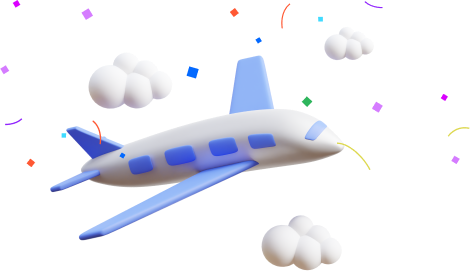
#> input picture apps/web/app/assets/plane-takeoff.png, 470 x 276 px, given in place of paradise-logo.png, which was not available
$ python buat-og-image.py
#> lines starting #> are read from the running program, lines starting #| are printed output that depends on the picture; pictures that were not available may be replaced by others from this repository, and a replacement may not be noted
#!/usr/bin/env python3
# Copyright (c) 2023-present Plane Software, Inc. and contributors
# SPDX-License-Identifier: AGPL-3.0-only
# See the LICENSE file for details.
"""Susun gambar pratinjau tautan (Open Graph) dari aset merek yang ada.

Gambar bawaan Plane adalah materi pemasaran mereka ("Modern project management,
powerful, flexible, and built to scale"), lengkap dengan logonya. Ia muncul tiap
kali seseorang membagikan tautan aplikasi di WhatsApp, Slack, atau Teams, dan di
situlah merek vendor paling terlihat oleh orang yang belum pernah membuka
aplikasinya.

Skrip ini disimpan, bukan sekadar gambarnya, supaya kalau logo atau nama berubah
tidak perlu ada yang membuka penyunting gambar dan menebak-nebak ukurannya.

Pakai:  python paradise/bin/buat-og-image.py
Hasil:  apps/web/app/assets/og-image.png (1200x630)
"""

from pathlib import Path

from PIL import Image, ImageDraw, ImageFont

AKAR = Path(__file__).resolve().parents[2]
ASET = AKAR / "apps/web/app/assets"

# Diambil langsung dari piksel logonya, bukan dikira-kira.
MERAH = (0xED, 0x1F, 0x24)
NAVY = (0x27, 0x27, 0x5A)
ABU = (0x6B, 0x72, 0x80)
GARIS = (0xE5, 0xE7, 0xEB)

# 1200x630 adalah ukuran yang diminta Open Graph dan dipakai WhatsApp, Slack,
# Teams, dan Twitter. Rasio yang meleset akan dipotong sembarangan oleh mereka.
LEBAR, TINGGI = 1200, 630
TEPI = 92


def font(nama, ukuran):
    """Segoe UI kalau ada, Arial sebagai cadangan.

    Keduanya ada di Windows; di mesin lain skrip ini akan melempar, dan itu
    disengaja. Diam-diam jatuh ke font bawaan Pillow menghasilkan gambar yang
    terlihat rusak, dan itu lebih buruk daripada gagal terang-terangan.
    """
    for f in nama:
        p = Path("C:/Windows/Fonts") / f
        if p.exists():
            return ImageFont.truetype(str(p), ukuran)
    raise SystemExit(f"font tidak ditemukan: {nama}")


def main() -> None:
    kanvas = Image.new("RGB", (LEBAR, TINGGI), "white")
#> kanvas: PIL image 1200x630 RGB; every value is 255
    d = ImageDraw.Draw(kanvas)

    # Pita merah setinggi kanvas. Satu elemen, satu warna merek, dan cukup untuk
    # membuat gambarnya terbaca sebagai milik seseorang alih-alih kartu kosong.
    d.rectangle([0, 0, 14, TINGGI], fill=MERAH)

    logo = Image.open(ASET / "images/paradise-logo.png").convert("RGBA")
#> logo is the input picture: PIL image 470x276 RGBA; mean R, G, B, A 36.6, 37.4, 43.7, 50.8
    logo = logo.resize((104, 104), Image.LANCZOS)
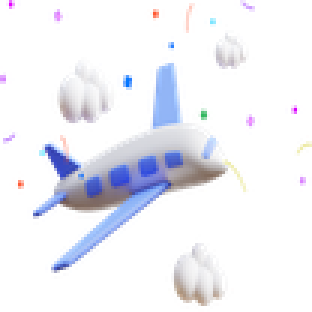
#> logo: PIL image 104x104 RGBA (shown 3 times larger); mean R, G, B, A 52, 51.2, 60.6, 51; transparent parts drawn white
    kanvas.paste(logo, (TEPI, 84), logo)
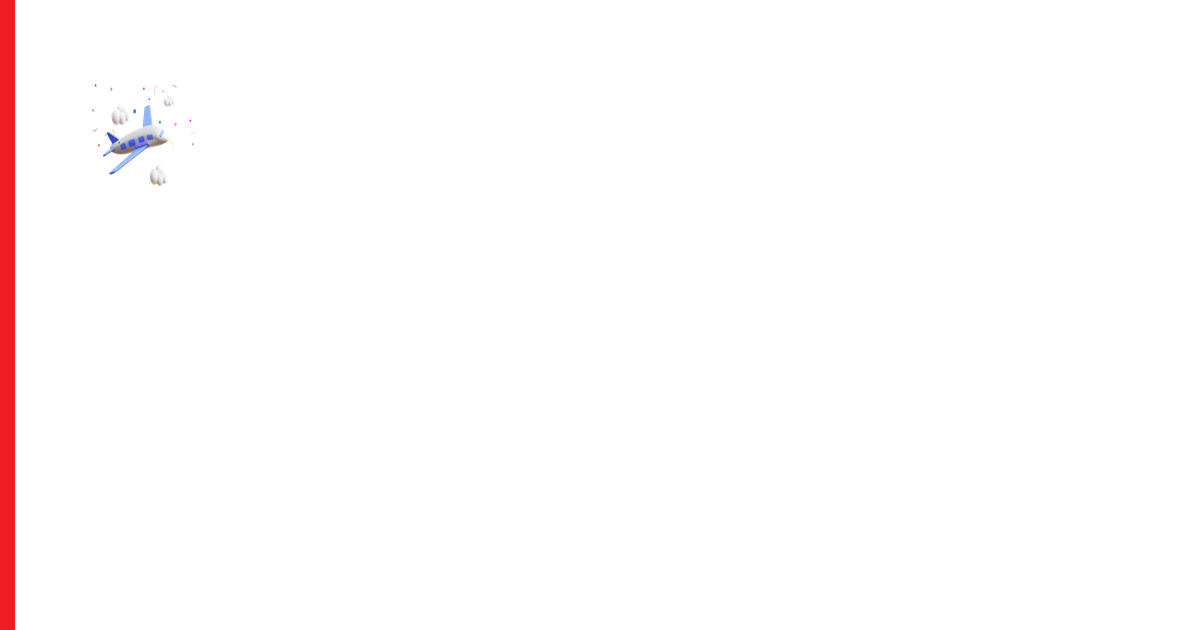
#> kanvas: PIL image 1200x630 RGB; mean R, G, B 254.5, 252, 252.1

    d.text((TEPI, 224), "Paradise Task Tracker", font=font(["segoeuib.ttf", "arialbd.ttf"], 74), fill=NAVY)
    d.text(
        (TEPI, 322),
        "Manajemen proyek & issue internal",
        font=font(["segoeui.ttf", "arial.ttf"], 34),
        fill=ABU,
    )
    d.text(
        (TEPI, 366),
        "PT Paradise Perkasa",
        font=font(["seguisb.ttf", "arial.ttf"], 34),
        fill=ABU,
    )

    d.line([TEPI, 476, LEBAR - TEPI, 476], fill=GARIS, width=2)

    alamat = "space.paradiseperkasa.com"
    f_alamat = font(["segoeui.ttf", "arial.ttf"], 26)
    lebar_alamat = d.textlength(alamat, font=f_alamat)
    d.text((LEBAR - TEPI - lebar_alamat, 528), alamat, font=f_alamat, fill=ABU)

    keluar = ASET / "og-image.png"
    kanvas.save(keluar, "PNG", optimize=True)
    print(f"ditulis: {keluar.relative_to(AKAR)} ({keluar.stat().st_size} byte, {LEBAR}x{TINGGI})")


if __name__ == "__main__":
#> (the run stopped early here; a loop or call above may not have finished)

$ run again, on apps/web/app/assets/user.png
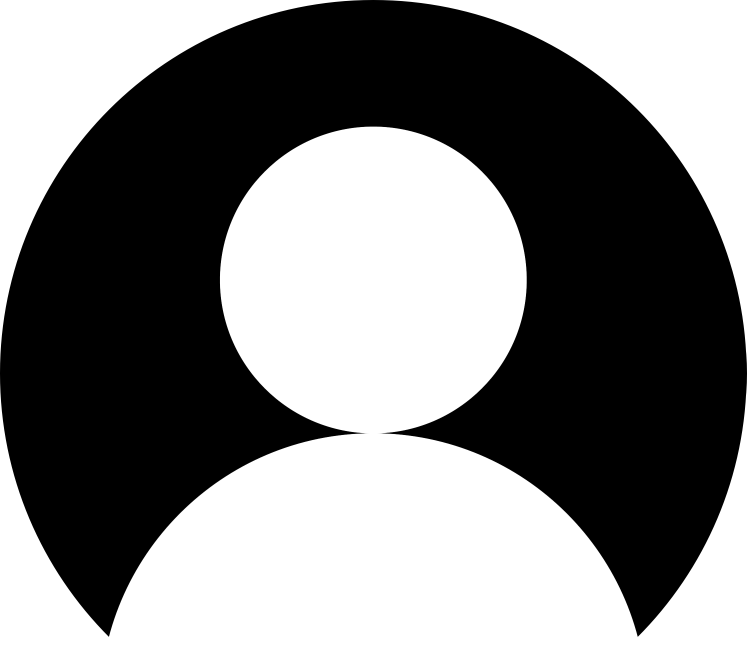
#> input picture apps/web/app/assets/user.png, 2240 x 1940 px, given in place of paradise-logo.png, which was not available (shown at 1/3 size)
#> in main, logo is the input picture: PIL image 2240x1940 RGBA; mean R, G, B, A 95.5, 102.2, 96.3, 129
#> in main, `logo = logo.resize((104, 104), Image.LANCZOS)`:
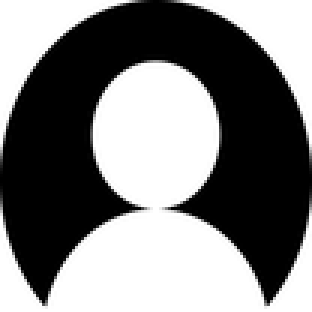
#> logo: PIL image 104x104 RGBA (shown 3 times larger); mean R, G, B, A 0.3, 0.3, 0.3, 129.1; transparent parts drawn white
#> in main, `kanvas.paste(logo, (TEPI, 84), logo)`:
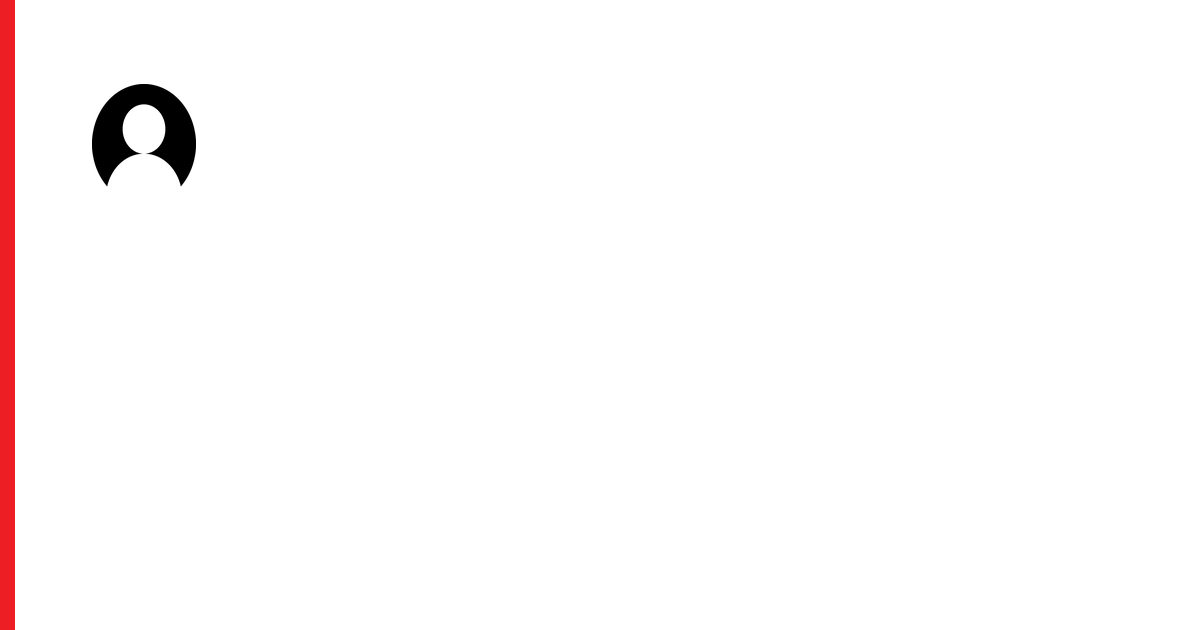
#> kanvas: PIL image 1200x630 RGB; mean R, G, B 252.9, 250.4, 250.4

$ run again, on apps/web/app/assets/instance-not-ready.webp
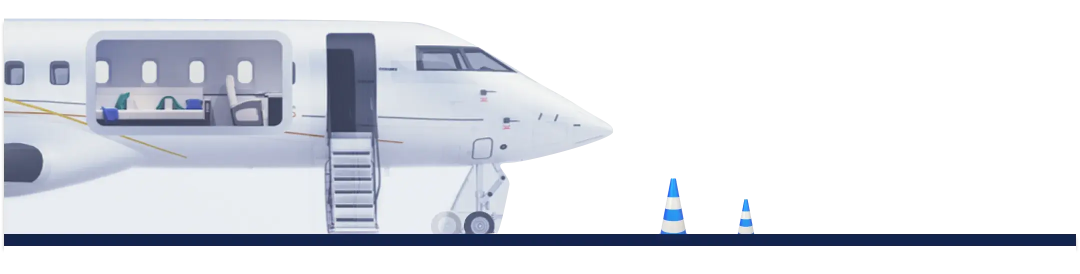
#> input picture apps/web/app/assets/instance-not-ready.webp, 2160 x 548 px, given in place of paradise-logo.png, which was not available (shown at 1/2 size)
#> in main, logo is the input picture: PIL image 2160x548 RGBA; mean R, G, B, A 76.6, 79.6, 86.7, 108.5
#> in main, `logo = logo.resize((104, 104), Image.LANCZOS)`:
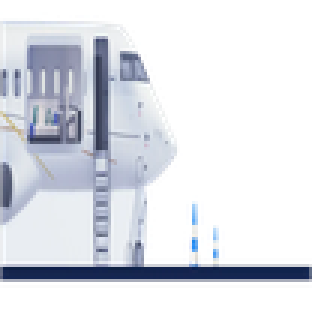
#> logo: PIL image 104x104 RGBA (shown 3 times larger); mean R, G, B, A 80.1, 84.6, 93, 108.7; transparent parts drawn white
#> in main, `kanvas.paste(logo, (TEPI, 84), logo)`:
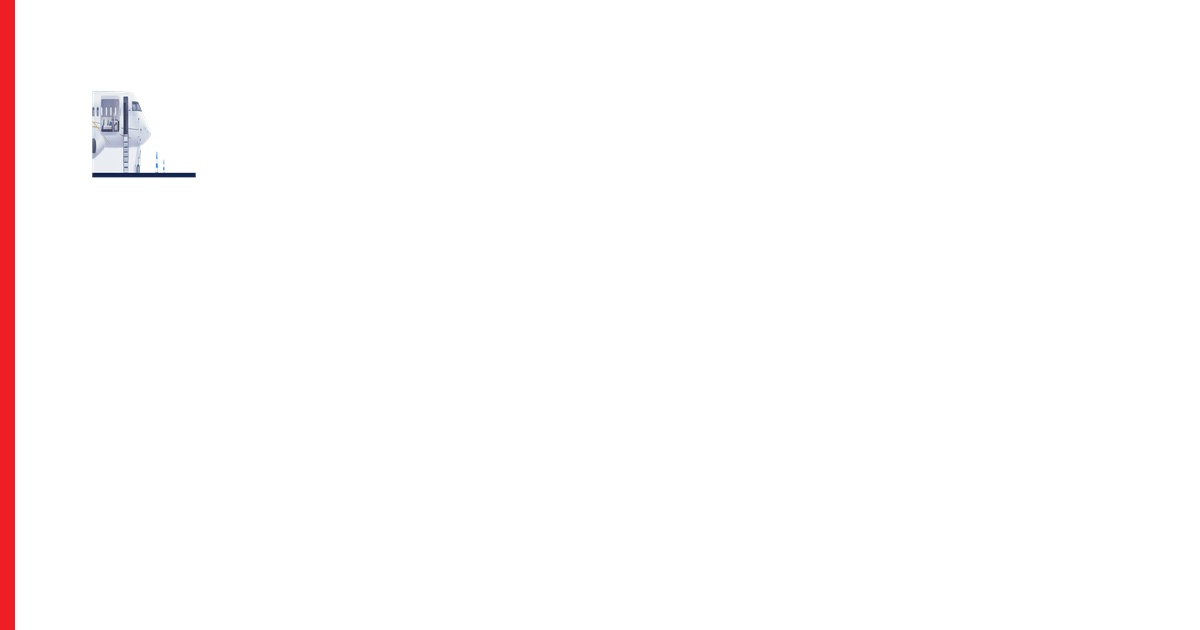
#> kanvas: PIL image 1200x630 RGB; mean R, G, B 254.3, 251.8, 251.9
